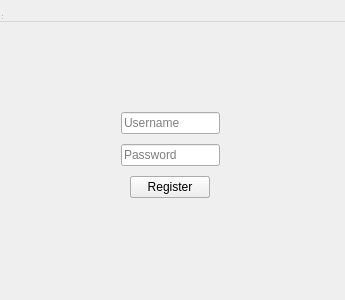
<?xml version="1.0" encoding="UTF-8"?>
<ui version="4.0">
 <class>RegLog</class>
 <widget class="QWidget" name="RegLog">
  <property name="geometry">
   <rect>
    <x>0</x>
    <y>0</y>
    <width>345</width>
    <height>300</height>
   </rect>
  </property>
  <property name="sizePolicy">
   <sizepolicy hsizetype="Preferred" vsizetype="Preferred">
    <horstretch>1</horstretch>
    <verstretch>1</verstretch>
   </sizepolicy>
  </property>
  <property name="minimumSize">
   <size>
    <width>300</width>
    <height>300</height>
   </size>
  </property>
  <property name="maximumSize">
   <size>
    <width>16777215</width>
    <height>16777215</height>
   </size>
  </property>
  <widget class="QWidget" name="centralwidget">
   <property name="geometry">
    <rect>
     <x>10</x>
     <y>30</y>
     <width>321</width>
     <height>251</height>
    </rect>
   </property>
   <property name="sizePolicy">
    <sizepolicy hsizetype="Expanding" vsizetype="Expanding">
     <horstretch>1</horstretch>
     <verstretch>1</verstretch>
    </sizepolicy>
   </property>
   <layout class="QVBoxLayout" name="centralLayout">
    <property name="spacing">
     <number>10</number>
    </property>
    <property name="margin" stdset="0">
     <number>10</number>
    </property>
    <item>
     <widget class="QStackedWidget" name="stackedWidget">
      <property name="sizePolicy">
       <sizepolicy hsizetype="Expanding" vsizetype="Expanding">
        <horstretch>1</horstretch>
        <verstretch>1</verstretch>
       </sizepolicy>
      </property>
      <property name="currentIndex">
       <number>0</number>
      </property>
      <widget class="QWidget" name="regLogPage">
       <property name="sizePolicy">
        <sizepolicy hsizetype="Expanding" vsizetype="Expanding">
         <horstretch>1</horstretch>
         <verstretch>1</verstretch>
        </sizepolicy>
       </property>
       <layout class="QVBoxLayout" name="mainLayout">
        <property name="spacing">
         <number>10</number>
        </property>
        <property name="margin" stdset="0">
         <number>10</number>
        </property>
        <item>
         <spacer name="topSpacer">
          <property name="orientation">
           <enum>Qt::Orientation::Vertical</enum>
          </property>
          <property name="sizeHint" stdset="0">
           <size>
            <width>20</width>
            <height>1</height>
           </size>
          </property>
         </spacer>
        </item>
        <item>
         <layout class="QVBoxLayout" name="centerLayout">
          <property name="spacing">
           <number>10</number>
          </property>
          <property name="margin" stdset="0">
           <number>0</number>
          </property>
          <item>
           <spacer name="verticalSpacerBeforeFields">
            <property name="orientation">
             <enum>Qt::Orientation::Vertical</enum>
            </property>
            <property name="sizeHint" stdset="0">
             <size>
              <width>20</width>
              <height>100</height>
             </size>
            </property>
           </spacer>
          </item>
          <item>
           <layout class="QVBoxLayout" name="fieldsLayout">
            <property name="spacing">
             <number>10</number>
            </property>
            <property name="margin" stdset="0">
             <number>0</number>
            </property>
            <item>
             <layout class="QHBoxLayout" name="fieldsContainer">
              <property name="spacing">
               <number>10</number>
              </property>
              <property name="margin" stdset="0">
               <number>0</number>
              </property>
              <item>
               <spacer name="horizontalSpacerBeforeFields">
                <property name="orientation">
                 <enum>Qt::Orientation::Horizontal</enum>
                </property>
                <property name="sizeHint" stdset="0">
                 <size>
                  <width>100</width>
                  <height>20</height>
                 </size>
                </property>
               </spacer>
              </item>
              <item>
               <layout class="QVBoxLayout" name="fieldsWrapper">
                <property name="spacing">
                 <number>10</number>
                </property>
                <property name="margin" stdset="0">
                 <number>0</number>
                </property>
                <item>
                 <widget class="QLineEdit" name="username">
                  <property name="sizePolicy">
                   <sizepolicy hsizetype="Expanding" vsizetype="Fixed">
                    <horstretch>0</horstretch>
                    <verstretch>0</verstretch>
                   </sizepolicy>
                  </property>
                  <property name="placeholderText">
                   <string>Username</string>
                  </property>
                 </widget>
                </item>
                <item>
                 <widget class="QLineEdit" name="password">
                  <property name="placeholderText">
                   <string>Password</string>
                  </property>
                 </widget>
                </item>
               </layout>
              </item>
              <item>
               <spacer name="horizontalSpacerAfterFields">
                <property name="orientation">
                 <enum>Qt::Orientation::Horizontal</enum>
                </property>
                <property name="sizeHint" stdset="0">
                 <size>
                  <width>100</width>
                  <height>20</height>
                 </size>
                </property>
               </spacer>
              </item>
             </layout>
            </item>
            <item>
             <layout class="QGridLayout" name="buttonLayout">
              <item row="0" column="0">
               <widget class="QPushButton" name="logPageButton">
                <property name="sizePolicy">
                 <sizepolicy hsizetype="Fixed" vsizetype="Fixed">
                  <horstretch>0</horstretch>
                  <verstretch>0</verstretch>
                 </sizepolicy>
                </property>
                <property name="text">
                 <string>Login</string>
                </property>
               </widget>
              </item>
              <item row="0" column="0">
               <widget class="QPushButton" name="regPageButton">
                <property name="sizePolicy">
                 <sizepolicy hsizetype="Fixed" vsizetype="Fixed">
                  <horstretch>0</horstretch>
                  <verstretch>0</verstretch>
                 </sizepolicy>
                </property>
                <property name="text">
                 <string>Register</string>
                </property>
               </widget>
              </item>
             </layout>
            </item>
           </layout>
          </item>
          <item>
           <spacer name="verticalSpacerAfterButtons">
            <property name="orientation">
             <enum>Qt::Orientation::Vertical</enum>
            </property>
            <property name="sizeHint" stdset="0">
             <size>
              <width>20</width>
              <height>100</height>
             </size>
            </property>
           </spacer>
          </item>
         </layout>
        </item>
        <item>
         <spacer name="bottomSpacer">
          <property name="orientation">
           <enum>Qt::Orientation::Vertical</enum>
          </property>
          <property name="sizeHint" stdset="0">
           <size>
            <width>20</width>
            <height>1</height>
           </size>
          </property>
         </spacer>
        </item>
       </layout>
      </widget>
     </widget>
    </item>
   </layout>
  </widget>
  <widget class="QMenuBar" name="menubar">
   <property name="geometry">
    <rect>
     <x>0</x>
     <y>0</y>
     <width>805</width>
     <height>22</height>
    </rect>
   </property>
  </widget>
  <widget class="QStatusBar" name="statusbar">
   <property name="geometry">
    <rect>
     <x>0</x>
     <y>0</y>
     <width>3</width>
     <height>21</height>
    </rect>
   </property>
  </widget>
 </widget>
 <resources/>
 <connections/>
</ui>
